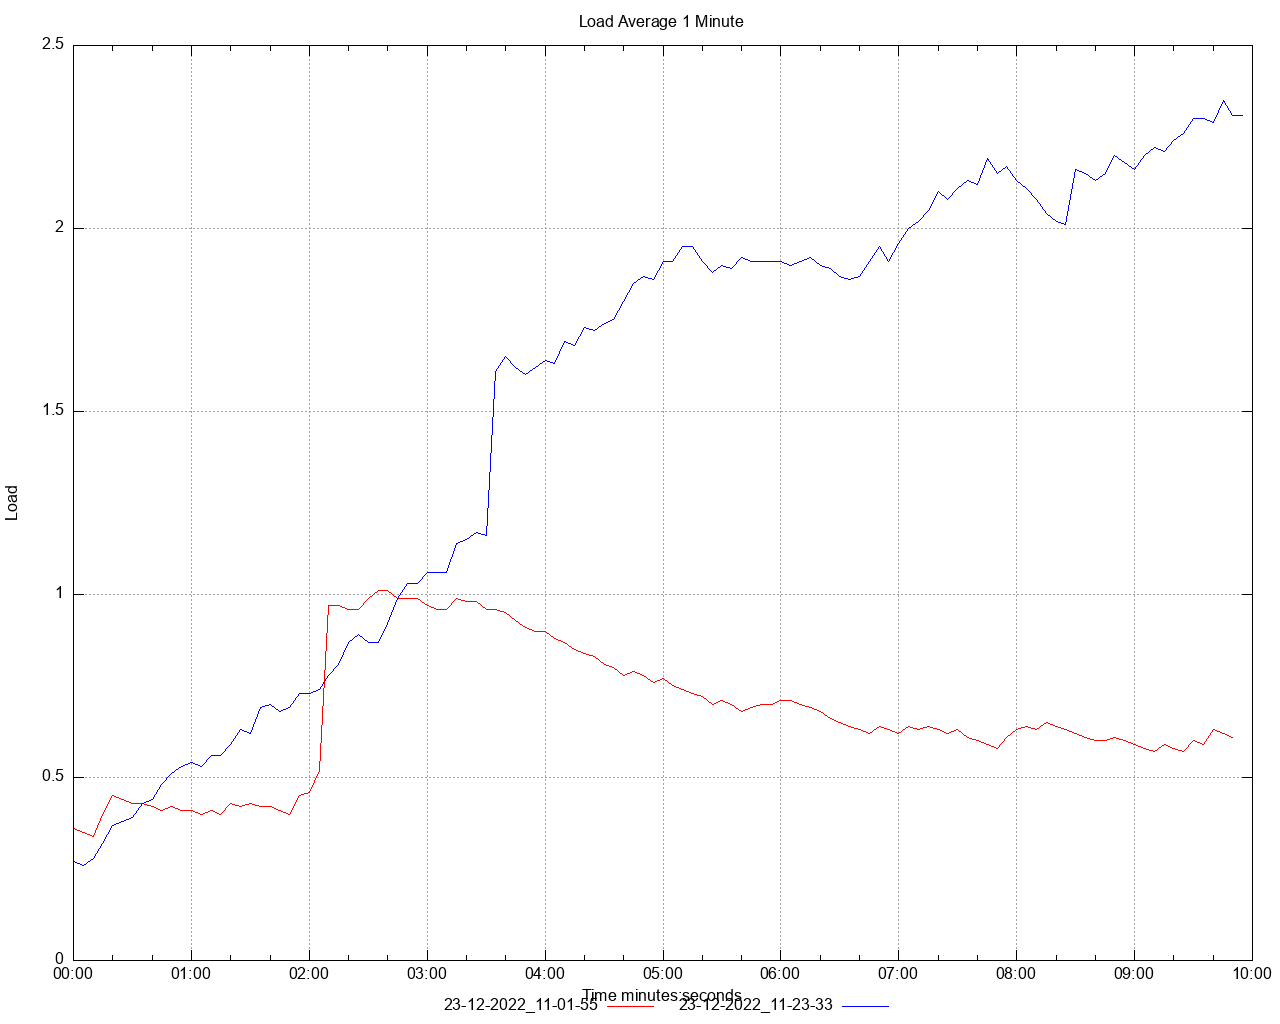

The gnuplot source for this figure:
set title 'Load Average 1 Minute' noenhanced
set style data lines
set datafile separator ","
set terminal png size 1280,1024
set grid
set key below
set xdata time
set timefmt "%s"
offset = 0
t0(x)=(offset=($0==0) ? x : offset, x - offset)
set xlabel 'Time minutes:seconds'
set ylabel 'Load'
set output '/Users/ahmet.mircik/Workspace/python/hazelcast-simulator/offload-benchmarks/report/dstat/load_average_1m_A2.png'
plot \
   '/Users/ahmet.mircik/Workspace/python/hazelcast-simulator/offload-benchmarks/report/data/load_average_1m_A2_1.data' using (t0(timecolumn(1))):2 title "23-12-2022_11-01-55" noenhanced lt rgb "red", \
   '/Users/ahmet.mircik/Workspace/python/hazelcast-simulator/offload-benchmarks/report/data/load_average_1m_A2_2.data' using (t0(timecolumn(1))):2 title "23-12-2022_11-23-33" noenhanced lt rgb "blue", \
